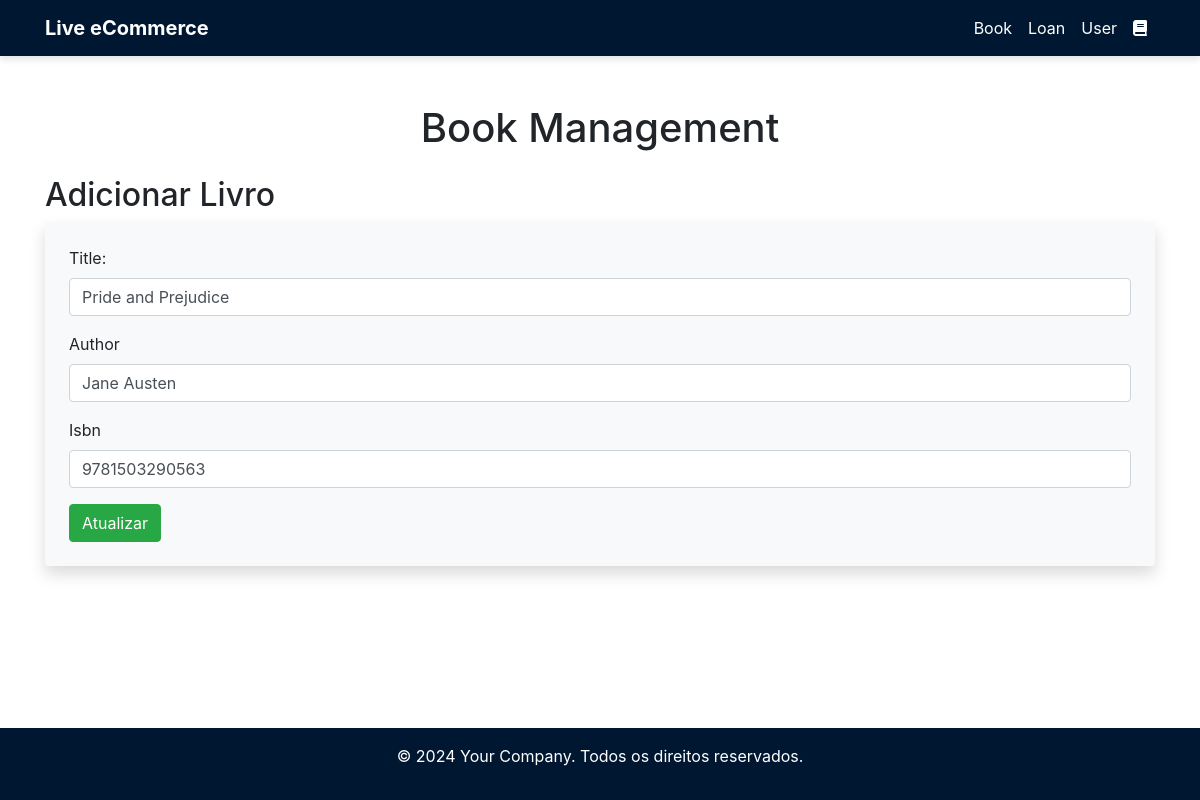
/view/book.php?acao=editar&id=5, run on the app's committed database.
### tables this page shows
CREATE TABLE `books` (
  `id` int NOT NULL AUTO_INCREMENT,
  `title` varchar(255) NOT NULL,
  `author` varchar(255) NOT NULL,
  `isbn` varchar(13) NOT NULL,
  PRIMARY KEY (`id`)
);

### includes/conexao.php (called while the page is built, shortened)
<?php
class Conexao {
    public static $instance;
    public static function getInstance() {
        if (!isset(self::$instance)) {
            self::$instance = new PDO('mysql:host=172.17.0.2;dbname=library', 'root', 'root',
                                        array(PDO::MYSQL_ATTR_INIT_COMMAND => "SET NAMES utf8")
                                    );
            self::$instance->setAttribute(PDO::ATTR_ERRMODE, PDO::ERRMODE_EXCEPTION);
            self::$instance->setAttribute(PDO::ATTR_ORACLE_NULLS, PDO::NULL_EMPTY_STRING);
        }
        return self::$instance;
    }
}
?>

### model/bookModel.php (called while the page is built, shortened)
<?php
require_once __DIR__ . '/../includes/conexao.php';
require_once __DIR__ . '/../object/bookObject.php';
class ModelBook {
  public static $table = 'books';
  public static function buscaid($id) {
    try {
        $sql = "SELECT * FROM ".self::$table." WHERE id = :id";
        $p_sql = Conexao::getInstance()->prepare($sql);
        $p_sql->bindValue(":id", $id);
        $p_sql->execute();
        $result = $p_sql->fetch(PDO::FETCH_ASSOC);
        if ($result) {
            return self::Popular($result);
        } else {
            return null;
        }
    } catch (Exception $e) {
        print "Ocorreu um erro ao tentar executar esta ação, foi gerado um LOG do mesmo, tente novamente mais tarde.";
    }
}
  public static function Popular($row){
    $retorno = new Book;
    $retorno->setId($row['id']);
    $retorno->setTitle($row['title']);
    $retorno->setAuthor($row['author']);
    $retorno->setIsbn($row['isbn']);
    return $retorno;
  }
}

### controller/bookController.php (called while the page is built, shortened)
<?php
require_once __DIR__ . '/../model/bookModel.php';
class ControlBooks{
  public static function BuscaId($id){
    return ModelBook::buscaid($id);
  }
}

### object/bookObject.php (called while the page is built, shortened)
<?php
class Book {
    private $title;
    private $author;
    private $isbn;
    public function getTitle()
    {
      return $this->title;
    }
    public function setTitle($var){
      $this->title = $var;
    }
    public function getAuthor()
    {
      return $this->author;
    }
    public function setAuthor($var)
    {
      $this->author = $var;
    }
    public function getIsbn()
    {
    return $this->isbn;
    }
    public function setIsbn($isbn)
    {
      $this->isbn = $isbn;
    }
}

### view/book.php (the view, shortened to what this page needs)
<?php
require_once 'header.php';
require_once __DIR__ . '/../controller/bookController.php';
require_once __DIR__ . '/../model/bookModel.php';
$controller = new ControlBooks;
$acao = (isset($_GET['acao'])) ? $_GET['acao'] : '';
$id = (isset($_GET['id'])) ? $_GET['id'] : '';
if ($acao=='editar') {
    $editBook = $controller->BuscaId($id);
}
?>
    <div class="container mt-5">
        <h1 class="text-center">Book Management</h1>
        <?php if ($acao == 'novo' || $acao == 'editar') { ?>
            <h2 class="mt-4">Adicionar Livro</h2>
            <form action="book.php" method="POST" class="bg-light p-4 rounded shadow">
                <div class="form-group">
                    <label for="title">Title:</label>
                    <input type="text" id="title" name="title" class="form-control" value= "<?php echo $acao ==='editar' ? $editBook->getTitle() : '' ?>"required >
                </div>
                <div class="form-group">
                    <label for="author">Author</label>
                    <input type="text" id="author" name="author" class="form-control" value= "<?php echo $acao ==='editar' ? $editBook->getAuthor(): '' ?>" required>
                </div>
                <div class="form-group">
                    <label for="isbn">Isbn</label>
                    <input type="text" id="isbn" name="isbn" class="form-control" value= "<?php echo $acao ==='editar' ? $editBook->getIsbn(): ''  ?>" required>
                </div>
                <button type="submit" class="btn btn-success" name= "<?php echo ($acao == 'editar') ? 'BtnAtualizar' : 'BtnAdicionar' ?>"><?php echo ($acao == 'editar') ? 'Atualizar' : 'Adicionar' ?></button>
            </form>
        <?php } ?>
    </div>
</body>
<?php require_once 'footer.php'; ?>

### view/footer.php (style rules this page uses)
html, body { height: 100%; }
body { display: flex; flex-direction: column; }
.container { flex-grow: 1; }

### data on the page
books: title "Pride and Prejudice", author "Jane Austen", isbn "9781503290563"
